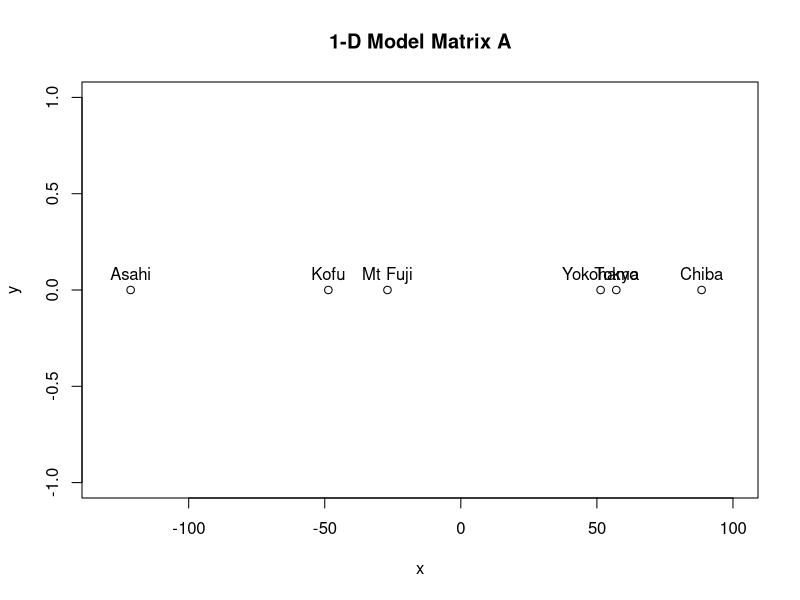
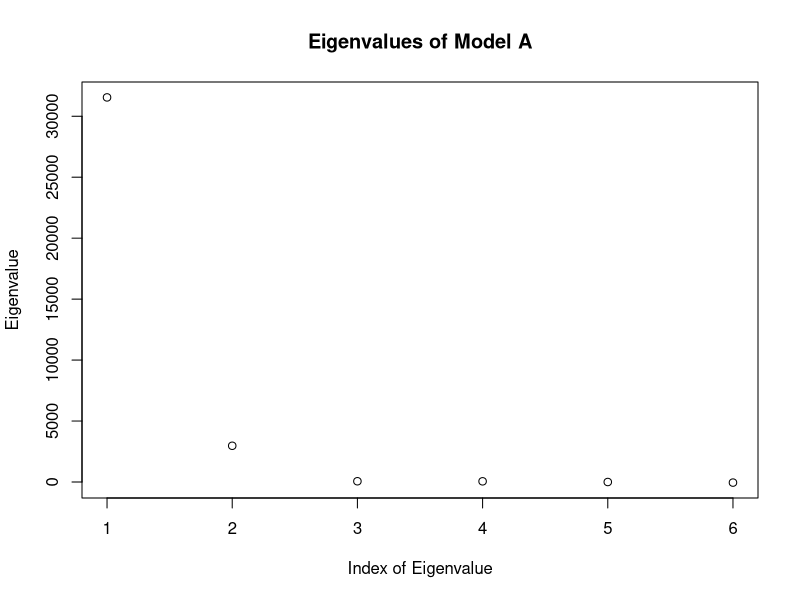
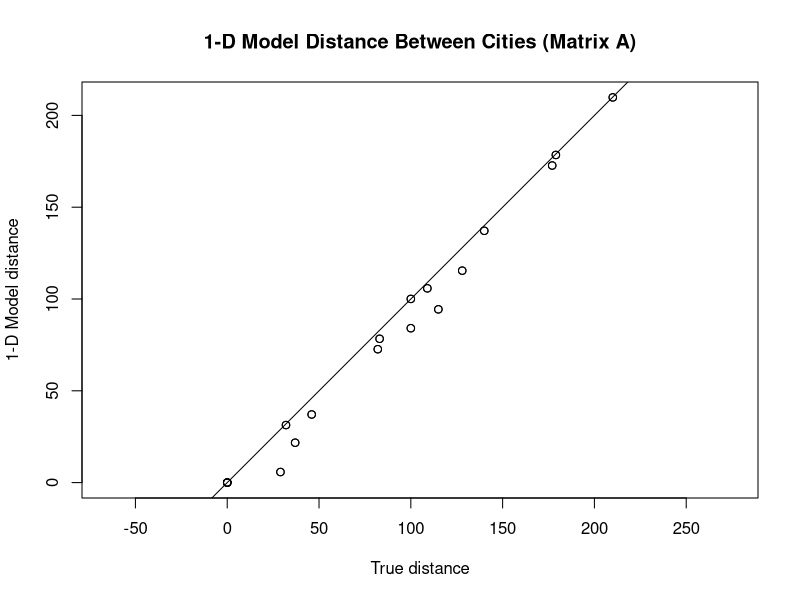
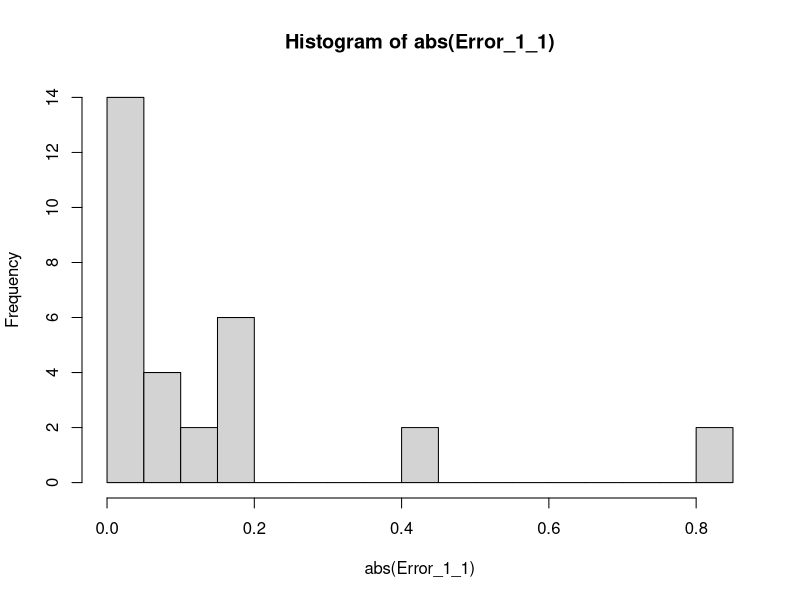
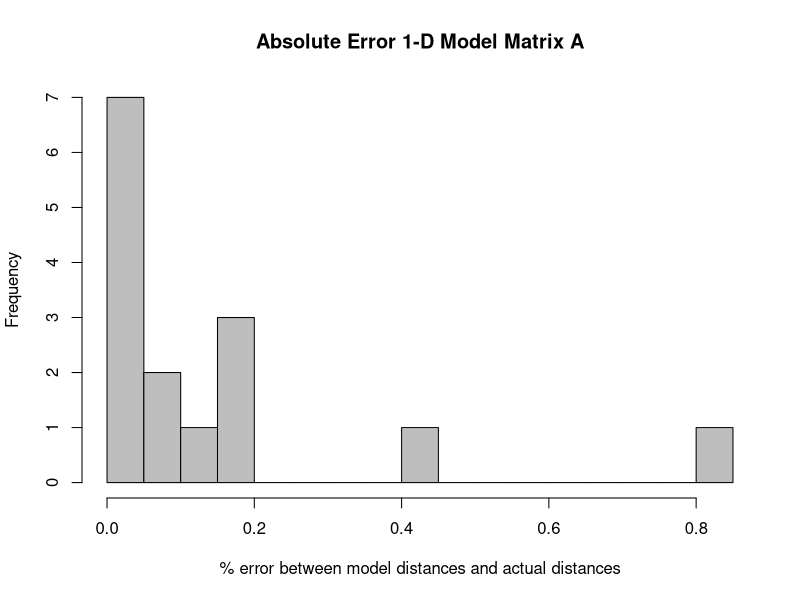
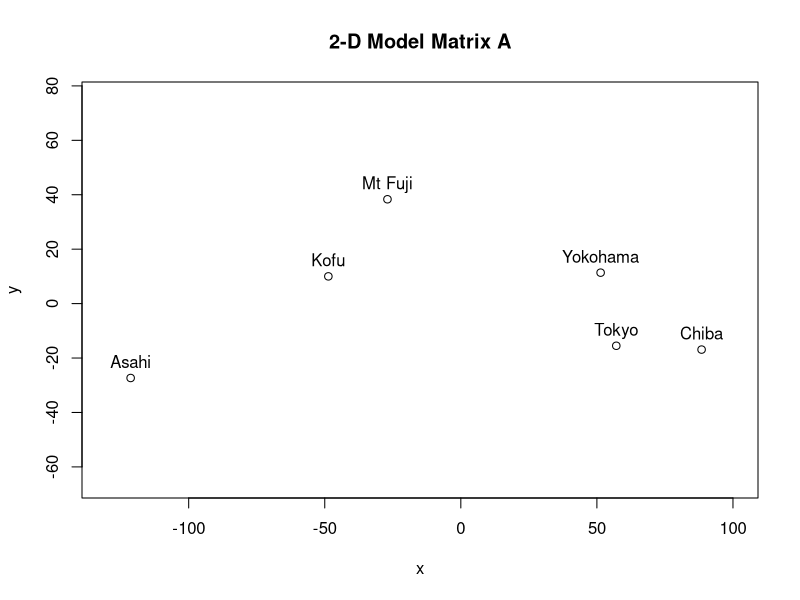
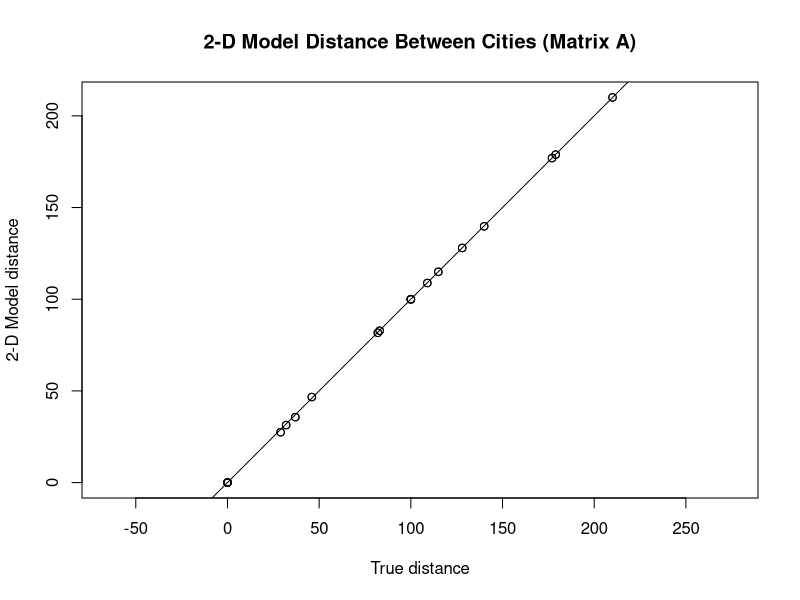
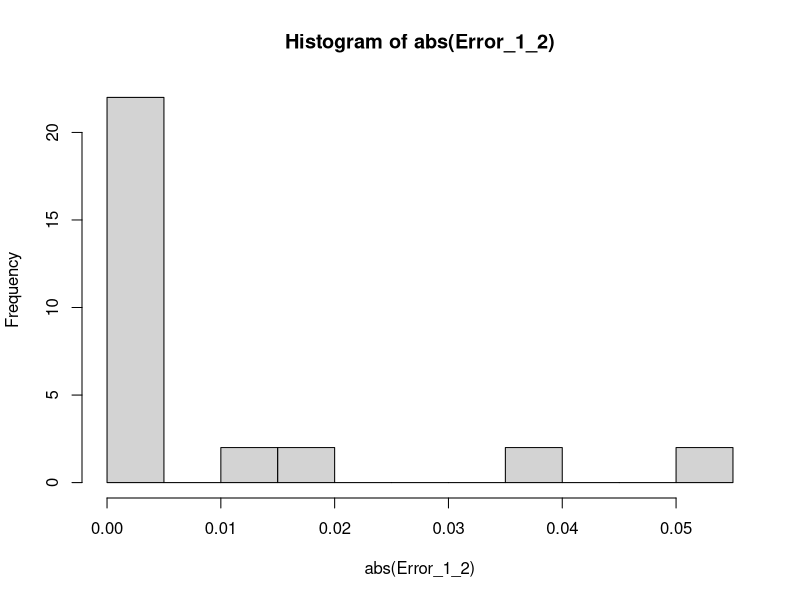

The R source for these figures, in order:
A <- matrix(1:36, nrow = 6, ncol = 6, dimnames =
              list(c("Tokyo", "Kofu", "Asahi", "Mt Fuji", "Yokohama", "Chiba"),
                   c("Tokyo", "Kofu", "Asahi", "Mt Fuji", "Yokohama", "Chiba")))

for(i in 1:6) {
  A[i,i]=0
}
A[1,2]=109
A[2,1]=109
A[1,3]=179
A[3,1]=179
A[1,4]=100
A[4,1]=100
A[1,5]=29
A[5,1]=29
A[1,6]=32
A[6,1]=32
A[2,3]=82
A[3,2]=82
A[2,4]=37
A[4,2]=37
A[2,5]=100
A[5,2]=100
A[2,6]=140
A[6,2]=140
A[3,4]=115
A[4,3]=115
A[3,5]=177
A[5,3]=177
A[3,6]=210
10
A[6,3]=210
A[5,4]=83
A[4,5]=83
A[4,6]=128
A[6,4]=128
A[5,6]=46
A[6,5]=46
A



# 1D
model_1<-cmdscale(A, k=1, eig = TRUE)
x1<-model_1$points
model_1

plot(x1,x1*0, xlim=c(-130,100),xlab="x",ylab = "y", main = "1-D Model Matrix A")

text(x1,x1*0,labels=rownames(model_1$points), cex=1, pos=3)

dist_1 <- as.matrix(dist(model_1$points))
Error_1_1<-(A-dist_1)/A
Error_1_1

GOF_1_1<-model_1$GOF
GOF_1_1

Eig_1_1<-model_1$eig
Eig_1_1

plot(Eig_1_1, xlab="Index of Eigenvalue", ylab="Eigenvalue",
     main="Eigenvalues of Model A")

plot(A,dist_1,xlab = "True distance", ylab = "1-D Model distance",
     main = "1-D Model Distance Between Cities (Matrix A)", asp = 1)
abline(0,1)

hist_1_ob<-hist(abs(Error_1_1), breaks=15)
hist_1_ob$counts <- hist_1_ob$counts/2

plot(hist_1_ob, xlab="% error between model distances and actual distances",
     main = "Absolute Error 1-D Model Matrix A" ,col = "gray")




# 2D
model_2<- cmdscale(A, k=2, eig = TRUE)
x2<-model_2$points[,1]
y2<-model_2$points[,2]
plot(x2,y2, xlim=c(-130,100), ylim = c(-40, 50),xlab="x",ylab = "y",
     main = "2-D Model Matrix A", asp = 1)
text(x2,y2,labels=rownames(model_2$points), cex=1, pos=3)
dist_2 = as.matrix(dist(model_2$points))
Error_1_2<-(A-dist_2)/A
Error_1_2
GOF_1_2<-model_2$GOF
GOF_1_2
plot(A,dist_2,xlab = "True distance", ylab = "2-D Model distance",
     main = "2-D Model Distance Between Cities (Matrix A)", asp = 1)
abline(0,1)
hist_2_ob<-hist(abs(Error_1_2), breaks=15)
hist_2_ob$counts<-hist_2_ob$counts/2
plot(hist_2_ob, xlab="% error between model distances and actual distances",
     main = "Absolute Error 2-D Model Matrix A" ,col = "gray")
#3D
model_3<-cmdscale(A,k=3, eig = TRUE)
model_3
dist_3<-as.matrix(dist(model_3$points))
Error_1_3<-(A-dist_3)/A
Error_1_3
GOF_1_3<-model_3$GOF
GOF_1_3
plot(A,dist_3,xlab = "True distance", ylab = "3-D Model distance",
     main = "3-D Model Distance Between Cities (Matrix A)", asp = 1)
abline(0,1)
hist_3_ob<-hist(abs(Error_1_3), breaks=15)
hist_3_ob$counts<-hist_3_ob$counts/2
plot(hist_3_ob, xlab="% error between model distances and actual distances",
     main = "Absolute Error 3-D Model Matrix A" ,col = "gray")



## Larger map
B <- matrix(1:36, nrow = 6, ncol = 6, dimnames = list(c("Tokyo",
                                                        "St Petersburg", "Seattle", "Cape Town", "Buenos Aires", "Melbourne"),
                                                      c("Tokyo", "St Petersburg", "Seattle", "Cape Town", "Buenos Aires",
                                                        "Melbourne")))
for(i in 1:6) {
  B[i,i]=0
}
B[1,2]=7586
B[2,1]=7586
B[1,3]=7695
B[3,1]=7695
B[1,4]=14718
B[4,1]=14718
B[1,5]=18362
B[5,1]=18362
B[1,6]=8185
B[6,1]=8185
B[2,3]=7799
B[3,2]=7799
B[2,4]=10461
B[4,2]=10461
B[2,5]=13207
B[5,2]=13207
B[2,6]=14897
B[6,2]=14897
B[3,4]=16469
B[4,3]=16469
B[3,5]=11177
B[5,3]=11177
B[3,6]=13200
B[6,3]=13200
B[5,4]=6865
B[4,5]=6865
B[4,6]=10308
B[6,4]=10308
B[5,6]=11603
B[6,5]=11603




# 1D
model_2_1<-cmdscale(B,k=1, eig = TRUE)
plot(model_2_1$points[,1], model_2_1$points[,1]*0,xlab="x",ylab = "y",
     main = "1-D Model Matrix B", asp = 1)
text(model_2_1$points[,1], model_2_1$points[,1]*0,
     labels=rownames(model_2_1$points), cex=.55, pos=3)
dist_2_1<-as.matrix(dist(model_2_1$points))
Error_2_1<-(B-dist_2_1)/B
Error_2_1
GOF_2_1<-model_2_1$GOF
GOF_2_1
Eig_2_1<-model_2_1$eig
Eig_2_1
plot(Eig_2_1, xlab="Index of Eigenvalue", ylab="Eigenvalue",
     main="Eigenvalues of Model B")
plot(B,dist_2_1,xlab = "True distance", ylab = "1-D Model distance",
     main = "1-D Model Distance Between Cities (Matrix B)", asp = 1)
abline(0,1)
hist_2_1_ob<-hist(abs(Error_2_1), breaks = 15)
hist_2_1_ob$counts<-hist_2_1_ob$counts/2
plot(hist_2_1_ob, xlab="% error between model distances and actual distances",
     main = "Absolute Error 1-D Model Matrix B" ,col = "gray")





#2-D
model_2_2<-cmdscale(B,k=2, eig = TRUE)
x2<-model_2_2$points[,1]
y2<-model_2_2$points[,2]
plot(x2,y2, xlim=c(min(x2)-500, max(x2)+500), ylim = c(min(y2)-500, max(y2)+500),xlab="x",ylab = "y", main = "2-D Model Matrix B", asp = 1)
text(x2,y2,labels=rownames(model_2_2$points), cex=1, pos=3)
dist_2_2 = as.matrix(dist(model_2_2$points))
Error_2_2<-(B-dist_2_2)/B
Error_2_2
max_dist_2_2<-max(dist_2_2)
GOF_2_2<-model_2_2$GOF
GOF_2_2
plot(B,dist_2_2,xlab = "True distance", ylab = "2-D Model distance",
     main = "2-D Model Distance Between Cities (Matrix B)", asp = 1)
abline(0,1)
hist_2_2_ob<-hist(abs(Error_2_2), breaks = 15)
hist_2_2_ob$counts<-hist_2_2_ob$counts/2
plot(hist_2_2_ob, xlab="% error between model distances and actual distances",
     main = "Absolute Error 2-D Model Matrix B" ,col = "gray")



#3-D
model_2_3<-cmdscale(B,k=3, eig = TRUE)
dist_2_3 <- as.matrix(dist(model_2_3$points))
Error_2_3<- (B-dist_2_3)/B
Error_2_3
GOF_2_3<-model_2_3$GOF
GOF_2_3
plot(B,dist_2_3,xlab = "True distance", ylab = "3-D Model distance",
     main = "3-D Model Distance Between Cities (Matrix B)", asp = 1)
abline(0,1)
hist_2_3_ob<-hist(abs(Error_2_3), breaks = 15)
hist_2_3_ob$counts<-hist_2_3_ob$counts/2
plot(hist_2_3_ob, xlab="% error between model distances and actual distances",
     main = "Absolute Error 3-D Model Matrix B" ,col = "gray")
hist_1<-hist(A, breaks=10)
hist_2<-hist(dist_1, breaks=10)
max(abs(dist(model_2$points)-as.dist(A)))
mean(abs(dist(model_2$points)-as.dist(A)))
max(abs(dist(model_2_2$points)-as.dist(B)))
mean(abs(dist(model_2_2$points)-as.dist(B)))
max(abs(dist(model_3$points)-as.dist(A)))
mean(abs(dist(model_3$points)-as.dist(A)))
max(abs(dist(model_2_3$points)-as.dist(B)))
mean(abs(dist(model_2_3$points)-as.dist(B)))
